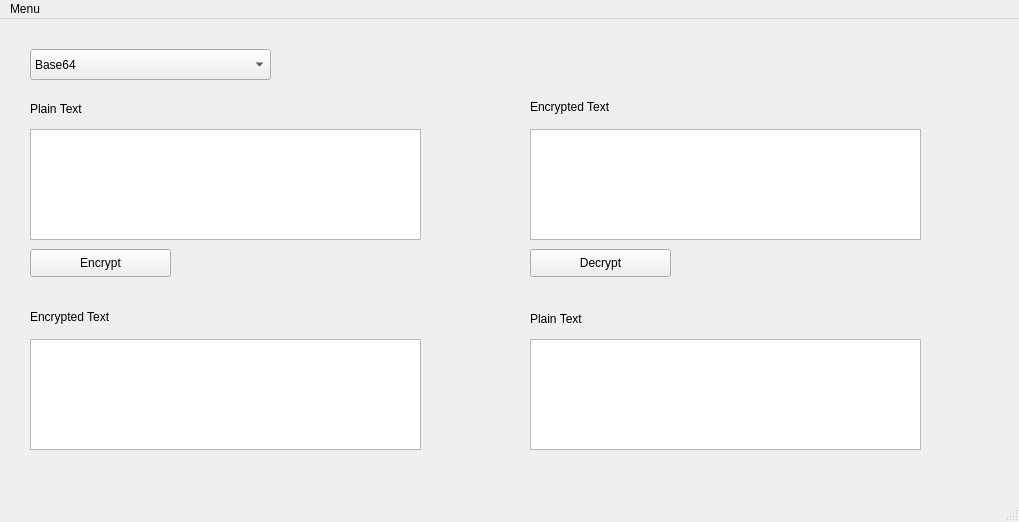
<?xml version="1.0" encoding="UTF-8"?>
<ui version="4.0">
 <class>MainWindow</class>
 <widget class="QMainWindow" name="MainWindow">
  <property name="geometry">
   <rect>
    <x>0</x>
    <y>0</y>
    <width>1019</width>
    <height>522</height>
   </rect>
  </property>
  <property name="windowTitle">
   <string>MainWindow</string>
  </property>
  <widget class="QWidget" name="centralwidget">
   <widget class="QComboBox" name="comboBoxPilihJenis">
    <property name="geometry">
     <rect>
      <x>30</x>
      <y>30</y>
      <width>241</width>
      <height>31</height>
     </rect>
    </property>
    <item>
     <property name="text">
      <string>Base64</string>
     </property>
    </item>
    <item>
     <property name="text">
      <string>Base32</string>
     </property>
    </item>
    <item>
     <property name="text">
      <string>URL Encoding</string>
     </property>
    </item>
    <item>
     <property name="text">
      <string>ASCII</string>
     </property>
    </item>
    <item>
     <property name="text">
      <string>Reverse</string>
     </property>
    </item>
    <item>
     <property name="text">
      <string>ROT13</string>
     </property>
    </item>
    <item>
     <property name="text">
      <string>MD5</string>
     </property>
    </item>
    <item>
     <property name="text">
      <string>SHA-1</string>
     </property>
    </item>
    <item>
     <property name="text">
      <string>SHA-256</string>
     </property>
    </item>
    <item>
     <property name="text">
      <string>SHA-512</string>
     </property>
    </item>
   </widget>
   <widget class="QPushButton" name="pushButtonEncrypt">
    <property name="geometry">
     <rect>
      <x>30</x>
      <y>230</y>
      <width>141</width>
      <height>28</height>
     </rect>
    </property>
    <property name="text">
     <string>Encrypt</string>
    </property>
    <property name="iconSize">
     <size>
      <width>20</width>
      <height>20</height>
     </size>
    </property>
   </widget>
   <widget class="QLabel" name="labelPlainText1">
    <property name="enabled">
     <bool>true</bool>
    </property>
    <property name="geometry">
     <rect>
      <x>30</x>
      <y>80</y>
      <width>55</width>
      <height>20</height>
     </rect>
    </property>
    <property name="text">
     <string>Plain Text</string>
    </property>
   </widget>
   <widget class="QLabel" name="labelEncryptedText1">
    <property name="geometry">
     <rect>
      <x>30</x>
      <y>290</y>
      <width>231</width>
      <height>16</height>
     </rect>
    </property>
    <property name="text">
     <string>Encrypted Text</string>
    </property>
   </widget>
   <widget class="QTextEdit" name="textEditPlainText1">
    <property name="geometry">
     <rect>
      <x>30</x>
      <y>110</y>
      <width>391</width>
      <height>111</height>
     </rect>
    </property>
   </widget>
   <widget class="QTextEdit" name="textEditEncryptedText1">
    <property name="geometry">
     <rect>
      <x>30</x>
      <y>320</y>
      <width>391</width>
      <height>111</height>
     </rect>
    </property>
   </widget>
   <widget class="QTextEdit" name="textEditEncryptedText2">
    <property name="geometry">
     <rect>
      <x>530</x>
      <y>110</y>
      <width>391</width>
      <height>111</height>
     </rect>
    </property>
   </widget>
   <widget class="QLabel" name="labelEncryptedText2">
    <property name="geometry">
     <rect>
      <x>530</x>
      <y>80</y>
      <width>231</width>
      <height>16</height>
     </rect>
    </property>
    <property name="text">
     <string>Encrypted Text</string>
    </property>
   </widget>
   <widget class="QLabel" name="labelPlainText2">
    <property name="enabled">
     <bool>true</bool>
    </property>
    <property name="geometry">
     <rect>
      <x>530</x>
      <y>290</y>
      <width>55</width>
      <height>20</height>
     </rect>
    </property>
    <property name="text">
     <string>Plain Text</string>
    </property>
   </widget>
   <widget class="QTextEdit" name="textEditPlainText2">
    <property name="geometry">
     <rect>
      <x>530</x>
      <y>320</y>
      <width>391</width>
      <height>111</height>
     </rect>
    </property>
   </widget>
   <widget class="QPushButton" name="pushButtonDecrypt">
    <property name="geometry">
     <rect>
      <x>530</x>
      <y>230</y>
      <width>141</width>
      <height>28</height>
     </rect>
    </property>
    <property name="text">
     <string>Decrypt</string>
    </property>
    <property name="iconSize">
     <size>
      <width>20</width>
      <height>20</height>
     </size>
    </property>
   </widget>
  </widget>
  <widget class="QMenuBar" name="menubar">
   <property name="geometry">
    <rect>
     <x>0</x>
     <y>0</y>
     <width>1019</width>
     <height>26</height>
    </rect>
   </property>
   <widget class="QMenu" name="menuEncrpyt">
    <property name="title">
     <string>Menu</string>
    </property>
    <addaction name="actionNew"/>
    <addaction name="actionQuit"/>
   </widget>
   <addaction name="menuEncrpyt"/>
  </widget>
  <widget class="QStatusBar" name="statusbar"/>
  <action name="actionBase64">
   <property name="text">
    <string>Base64</string>
   </property>
  </action>
  <action name="actionCaesar_Cipher">
   <property name="text">
    <string>Caesar Cipher</string>
   </property>
  </action>
  <action name="actionBase64_2">
   <property name="text">
    <string>Base64</string>
   </property>
  </action>
  <action name="actionBase32">
   <property name="text">
    <string>Base32</string>
   </property>
  </action>
  <action name="actionAscii85">
   <property name="text">
    <string>Ascii85</string>
   </property>
  </action>
  <action name="actionROT13">
   <property name="text">
    <string>ROT13</string>
   </property>
  </action>
  <action name="actionMD5">
   <property name="text">
    <string>MD5</string>
   </property>
  </action>
  <action name="actionNew">
   <property name="text">
    <string>New</string>
   </property>
  </action>
  <action name="actionQuit">
   <property name="text">
    <string>Quit</string>
   </property>
  </action>
 </widget>
 <resources/>
 <connections/>
</ui>
